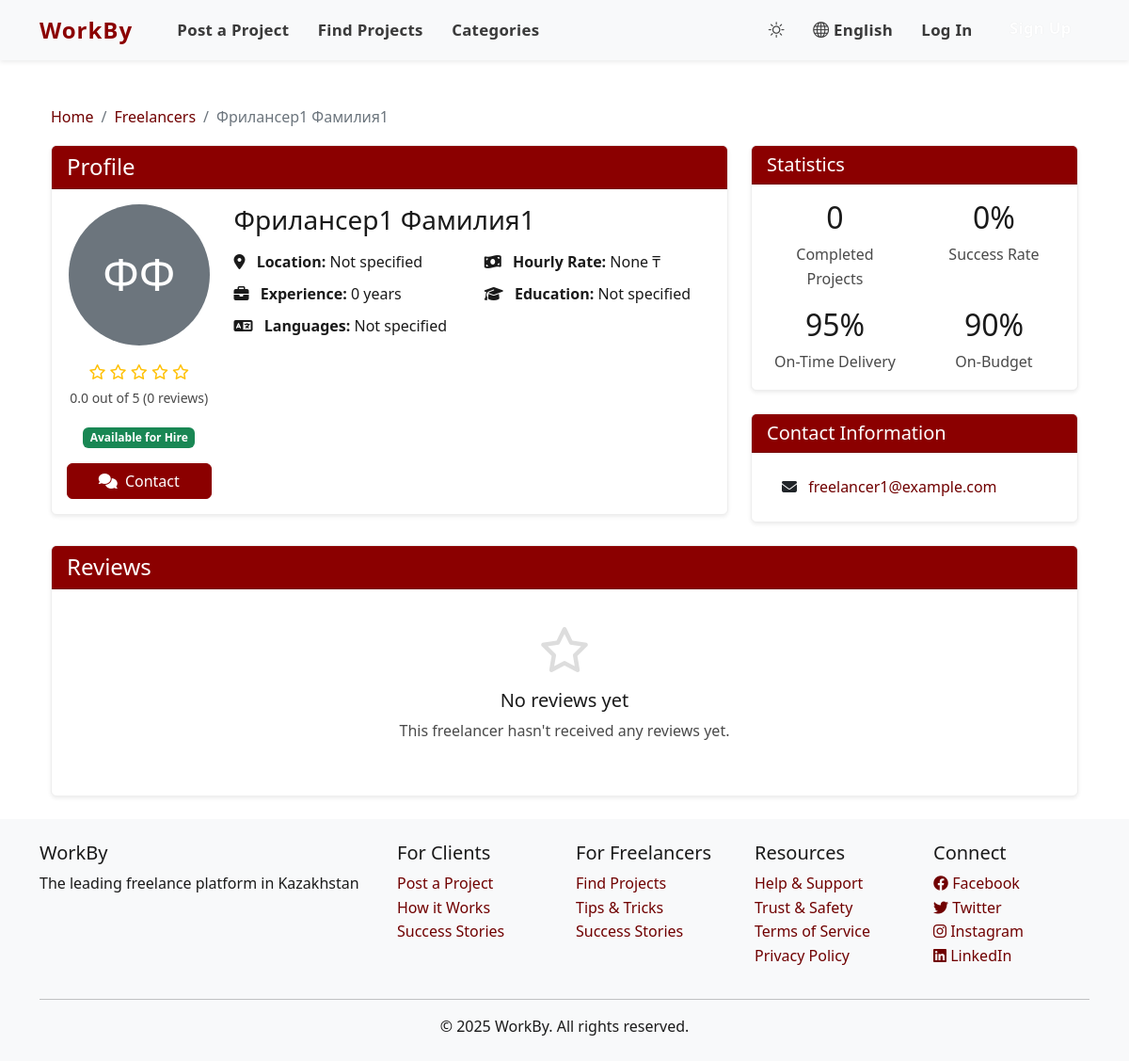
The page /accounts/freelancer/freelancer1/ on the database its author committed.
### accounts/models.py (models this page shows, shortened)
class User(AbstractUser):
    USER_TYPE_CHOICES = (
        ('client', _('Client')),
        ('freelancer', _('Freelancer')),
    )
    LANGUAGE_CHOICES = (
        ('en', _('English')),
        ('ru', _('Russian')),
        ('kk', _('Kazakh')),
    )
    user_type = models.CharField(_('User Type'), max_length=10, choices=USER_TYPE_CHOICES, default='client')
    bio = models.TextField(_('Biography'), blank=True)
    avatar = models.ImageField(_('Avatar'), upload_to='avatars/', blank=True, null=True)
    phone_number = models.CharField(_('Phone Number'), max_length=15, blank=True)
    preferred_language = models.CharField(_('Preferred Language'), max_length=2, choices=LANGUAGE_CHOICES, default='en')
    dark_mode = models.BooleanField(_('Dark Mode'), default=False)
    skills = models.TextField(_('Skills'), blank=True)
    hourly_rate = models.DecimalField(_('Hourly Rate'), max_digits=10, decimal_places=2, null=True, blank=True)
    company_name = models.CharField(_('Company Name'), max_length=100, blank=True)
    def get_initials(self):
        initials = ""
        if self.first_name:
            initials += self.first_name[0].upper()
        if self.last_name:
            initials += self.last_name[0].upper()
        if not initials:
            initials = self.username[0].upper()
        return initials
    def get_full_name(self):
        if self.first_name or self.last_name:
            return f"{self.first_name} {self.last_name}".strip()
        return self.username

class FreelancerProfile(models.Model):
    user = models.OneToOneField(User, on_delete=models.CASCADE, related_name='freelancer_profile')
    portfolio_website = models.URLField(_('Portfolio Website'), blank=True)
    rating = models.DecimalField(_('Rating'), max_digits=3, decimal_places=2, default=0)
    is_available = models.BooleanField(_('Available for Hire'), default=True)
    experience_years = models.PositiveIntegerField(_('Years of Experience'), default=0)
    education = models.TextField(_('Education'), blank=True)
    certifications = models.TextField(_('Certifications'), blank=True)
    resume = models.FileField(_('Resume/CV'), upload_to='resumes/', blank=True, null=True)
    specialization = models.CharField(_('Specialization'), max_length=100, blank=True)
    languages = models.CharField(_('Languages'), max_length=200, blank=True, help_text=_('Languages you speak (comma separated)'))

### accounts/views.py (the view)
# urls.py: path('freelancer/<str:username>/', views.freelancer_detail_view, name='freelancer_detail'),
def freelancer_detail_view(request, username):
    freelancer = get_object_or_404(User, username=username, user_type='freelancer')
    profile = get_object_or_404(FreelancerProfile, user=freelancer)
    portfolio_projects = PortfolioProject.objects.filter(freelancer=freelancer)
    reviews = Review.objects.filter(freelancer=freelancer)
    avg_rating = reviews.aggregate(Avg('rating'))['rating__avg'] or 0
    completed_contracts = Contract.objects.filter(freelancer=freelancer, status='completed')
    total_contracts = Contract.objects.filter(freelancer=freelancer).exclude(status='cancelled')
    stats = {
        'completed_projects': completed_contracts.count(),
        'success_rate': int(completed_contracts.count() / total_contracts.count() * 100) if total_contracts.count() > 0 else 0,
        'on_time': 95,  # Заглушка, в реальном проекте нужно рассчитывать
        'on_budget': 90,  # Заглушка, в реальном проекте нужно рассчитывать
    }
    context = {
        'freelancer': freelancer,
        'profile': profile,
        'portfolio_projects': portfolio_projects,
        'reviews': reviews,
        'avg_rating': avg_rating,
        'stats': stats
    }
    return render(request, 'accounts/freelancer_detail.html', context)

### templates/accounts/freelancer_detail.html (shortened to what this page needs)
{% extends 'base.html' %}
{% load i18n %}
{% load static %}
{% load jobs_tags %}
{% block content %}
<div class="container mt-4">
    <div class="row">
        <div class="col-lg-12">
            <nav aria-label="breadcrumb">
                <ol class="breadcrumb">
                    <li class="breadcrumb-item"><a href="{% url 'jobs:home' %}">{% trans "Home" %}</a></li>
                    <li class="breadcrumb-item"><a href="{% url 'jobs:freelancer_list' %}">{% trans "Freelancers" %}</a></li>
                    <li class="breadcrumb-item active" aria-current="page">{{ freelancer.get_full_name|default:freelancer.username }}</li>
                </ol>
            </nav>
        </div>
    </div>
    <div class="row">
        <div class="col-lg-8 mb-4">
            <div class="card shadow-sm">
                <div class="card-header bg-primary text-white">
                    <h4 class="mb-0">{% trans "Profile" %}</h4>
                </div>
                <div class="card-body">
                    <div class="row">
                        <div class="col-md-3 text-center">
                            {% if freelancer.avatar %}
                                <img src="{{ freelancer.avatar.url }}" alt="{{ freelancer.get_full_name }}" class="img-fluid rounded-circle mb-3" style="width: 150px; height: 150px; object-fit: cover;">
                            {% else %}
                                <div class="bg-secondary text-white rounded-circle d-flex align-items-center justify-content-center mx-auto mb-3" style="width: 150px; height: 150px;">
                                    <span style="font-size: 3rem;">{{ freelancer.get_initials }}</span>
                                </div>
                            {% endif %}
                            <div class="rating mb-3">
                                {% for i in "12345" %}
                                    {% if forloop.counter <= avg_rating|floatformat:"0" %}
                                        <i class="fas fa-star text-warning"></i>
                                    {% else %}
                                        <i class="far fa-star text-warning"></i>
                                    {% endif %}
                                {% endfor %}
                                <div class="small text-muted mt-1">
                                    {{ avg_rating|floatformat:1 }} {% trans "out of 5" %} ({{ reviews.count }} {% trans "reviews" %})
                                </div>
                            </div>
                            {% if profile.is_available %}
                                <div class="badge bg-success mb-3">{% trans "Available for Hire" %}</div>
                            {% else %}
                                <div class="badge bg-secondary mb-3">{% trans "Not Available" %}</div>
                            {% endif %}
                            <a href="{% url 'chat:start_conversation' freelancer.id %}" class="btn btn-primary w-100">
                                <i class="fas fa-comments me-1"></i> {% trans "Contact" %}
                            </a>
                        </div>
                        <div class="col-md-9">
                            <h3>{{ freelancer.get_full_name|default:freelancer.username }}</h3>
                            <div class="row mb-3">
                                <div class="col-md-6">
                                    <div class="mb-2">
                                        <strong><i class="fas fa-map-marker-alt me-2"></i> {% trans "Location:" %}</strong>
                                        {{ profile.location|default:_("Not specified") }}
                                    </div>
                                    <div class="mb-2">
                                        <strong><i class="fas fa-briefcase me-2"></i> {% trans "Experience:" %}</strong>
                                        {{ profile.experience_years }} {% trans "years" %}
                                    </div>
                                    <div class="mb-2">
                                        <strong><i class="fas fa-language me-2"></i> {% trans "Languages:" %}</strong>
                                        {{ profile.languages|default:_("Not specified") }}
                                    </div>
                                </div>
                                <div class="col-md-6">
                                    <div class="mb-2">
                                        <strong><i class="fas fa-money-bill-wave me-2"></i> {% trans "Hourly Rate:" %}</strong>
                                        {{ freelancer.hourly_rate }} ₸
                                    </div>
                                    <div class="mb-2">
                                        <strong><i class="fas fa-graduation-cap me-2"></i> {% trans "Education:" %}</strong>
                                        {{ profile.education|default:_("Not specified") }}
                                    </div>
                                </div>
                            </div>
                        </div>
                    </div>
                </div>
            </div>
        </div>
        <div class="col-lg-4 mb-4">
            <div class="card shadow-sm mb-4">
                <div class="card-header bg-primary text-white">
                    <h5 class="mb-0">{% trans "Statistics" %}</h5>
                </div>
                <div class="card-body">
                    <div class="row text-center">
                        <div class="col-6 mb-3">
                            <div class="h2">{{ stats.completed_projects|default:"0" }}</div>
                            <div class="text-muted">{% trans "Completed Projects" %}</div>
                        </div>
                        <div class="col-6 mb-3">
                            <div class="h2">{{ stats.success_rate|default:"0" }}%</div>
                            <div class="text-muted">{% trans "Success Rate" %}</div>
                        </div>
                        <div class="col-6">
                            <div class="h2">{{ stats.on_time|default:"0" }}%</div>
                            <div class="text-muted">{% trans "On-Time Delivery" %}</div>
                        </div>
                        <div class="col-6">
                            <div class="h2">{{ stats.on_budget|default:"0" }}%</div>
                            <div class="text-muted">{% trans "On-Budget" %}</div>
                        </div>
                    </div>
                </div>
            </div>
            <div class="card shadow-sm">
                <div class="card-header bg-primary text-white">
                    <h5 class="mb-0">{% trans "Contact Information" %}</h5>
                </div>
                <div class="card-body">
                    <ul class="list-group list-group-flush">
                        <li class="list-group-item">
                            <i class="fas fa-envelope me-2"></i>
                            <a href="mailto:{{ freelancer.email }}">{{ freelancer.email }}</a>
                        </li>
                    </ul>
                </div>
            </div>
        </div>
    </div>
    <div class="row">
        <div class="col-12">
            <div class="card shadow-sm">
                <div class="card-header bg-primary text-white d-flex justify-content-between align-items-center">
                    <h4 class="mb-0">{% trans "Reviews" %}</h4>
                </div>
                <div class="card-body">
                    {% if reviews %}
                        <div class="reviews">
                            {% for review in reviews %}
                                <div class="review border-bottom pb-3 mb-3">
                                    <div class="d-flex justify-content-between">
                                        <div class="d-flex align-items-center">
                                            {% if review.client.avatar %}
                                                <img src="{{ review.client.avatar.url }}" alt="{{ review.client.username }}" class="rounded-circle me-2" style="width: 50px; height: 50px; object-fit: cover;">
                                            {% else %}
                                                <div class="bg-secondary text-white rounded-circle d-flex align-items-center justify-content-center me-2" style="width: 50px; height: 50px;">
                                                    <span style="font-size: 1.2rem;">{{ review.client.get_initials }}</span>
                                                </div>
                                            {% endif %}
                                            <div>
                                                <div class="fw-bold">{{ review.client.get_full_name|default:review.client.username }}</div>
                                                <div class="small text-muted">
                                                    {% for i in review.rating|get_range %}
                                                        <i class="fas fa-star text-warning"></i>
                                                    {% endfor %}
                                                    {% for i in "12345"|slice:review.rating|get_range|length %}
                                                        <i class="far fa-star text-warning"></i>
                                                    {% endfor %}
                                                </div>
                                            </div>
                                        </div>
                                        <div class="text-muted small">
                                            {{ review.created_at|date:"d.m.Y" }}
                                        </div>
                                    </div>
                                    <div class="mt-2">
                                        {{ review.comment|linebreaks }}
                                    </div>
                                    {% if review.project %}
                                        <div class="small text-muted">
                                            <i class="fas fa-briefcase me-1"></i> {% trans "Project:" %} {{ review.project.title }}
                                        </div>
                                    {% endif %}
                                </div>
                            {% endfor %}
                        </div>
                    {% else %}
                        <div class="text-center py-4">
                            <div class="mb-3">
                                <i class="far fa-star" style="font-size: 3rem; color: #ddd;"></i>
                            </div>
                            <h5>{% trans "No reviews yet" %}</h5>
                            <p class="text-muted">{% trans "This freelancer hasn't received any reviews yet." %}</p>
                        </div>
                    {% endif %}
                </div>
            </div>
        </div>
    </div>
</div>
{% endblock %}

### static/css/style.css (style rules this page uses)
:root { --primary-color: #8B0000; --secondary-color: #6c757d; --background-color: #FFFFFF; --text-color: #1A1A1A; --danger-color: #dc3545; --warning-color: #ffc107; --info-color: #17a2b8; --success-color: #28a745; }
body { font-family: 'Segoe UI', Tahoma, Geneva, Verdana, sans-serif; line-height: 1.6; color: var(--text-color); background-color: var(--background-color); min-height: 100vh; display: flex; flex-direction: column; }
.rating { display: inline-block; }
.rating .fa-star { color: var(--primary-color); }
.btn-primary { background-color: var(--primary-color); border-color: var(--primary-color); color: white; }
body { display: flex; flex-direction: column; min-height: 100vh; }
.card { transition: all 0.3s ease; border-color: #eee; }
.card-header { font-weight: 600; }
.badge { font-weight: 600; padding: 0.4em 0.6em; }
a { color: #700000; text-decoration: none; transition: color 0.3s ease, transform 0.2s ease; }
.bg-primary { background-color: var(--primary-color) !important; }
.fas, .far, .fab, .bi { color: inherit; }
.text-muted { color: #4a4a4a !important; }
.card-header.bg-primary { background-color: var(--primary-color) !important; }
.bg-danger, .bg-primary { background-color: var(--primary-color) !important; }

### rows shown on the page
User: get_full_name "Фрилансер1 Фамилия1", get_initials "ФФ", hourly_rate "None", email "freelancer1@example.com"
FreelancerProfile: experience_years "0", languages "Not specified", education "Not specified"

### other values the page prints
{{ current_lang.name_local }} "English"
{{ avg_rating|floatformat:1 }} "0.0"
{{ reviews.count }} "0"
{{ profile.location|default:_("Not specified") }} "Not specified"
{{ stats.completed_projects|default:"0" }} "0"
{{ stats.success_rate|default:"0" }} "0"
{{ stats.on_time|default:"0" }} "95"
{{ stats.on_budget|default:"0" }} "90"
